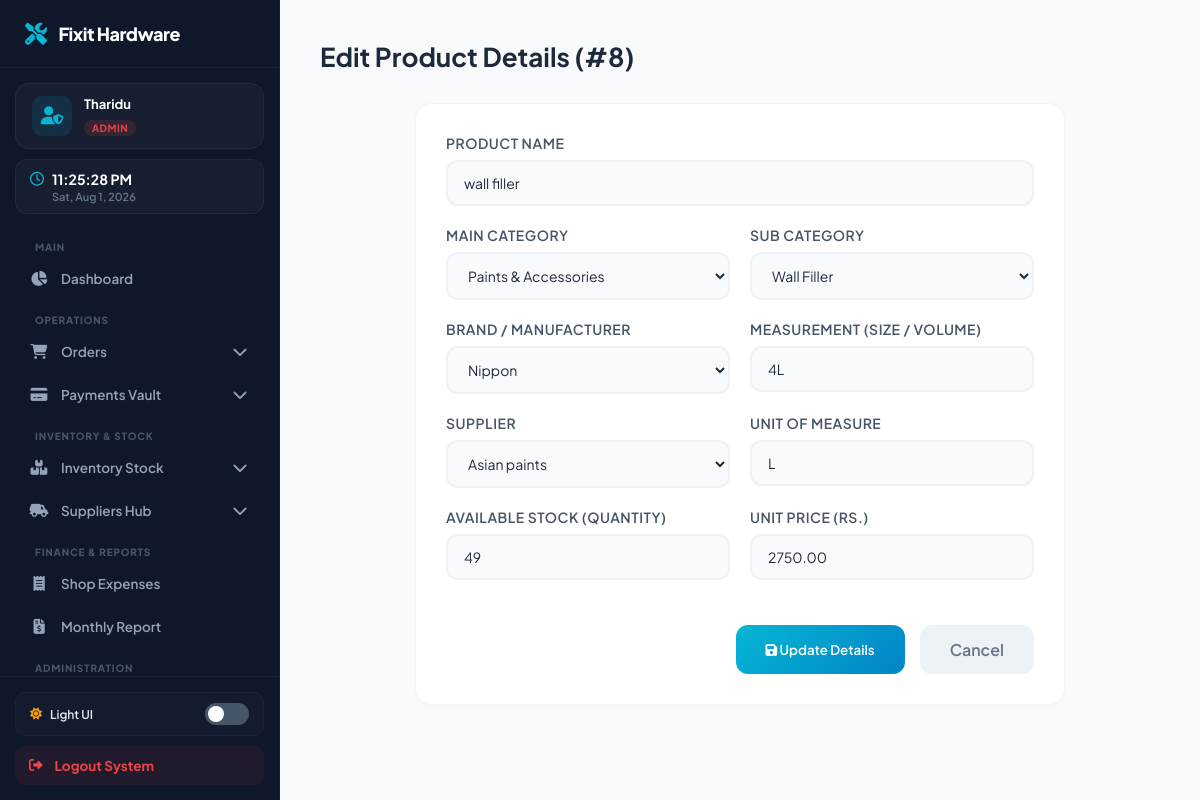
Page /edit_product.php?id=8 (signed in) on the committed database.
### tables this page shows
CREATE TABLE `system_settings` (
  `id` int(11) NOT NULL DEFAULT 1,
  `shop_name` varchar(100) DEFAULT 'FixIt Crafts',
  `shop_address` varchar(255) DEFAULT 'Weligama, Sri Lanka',
  `shop_phone` varchar(20) DEFAULT '0771234567',
  `worker_rate` decimal(5,2) DEFAULT 10.00,
  `supplier_rate` decimal(5,2) DEFAULT 18.00
);

CREATE TABLE `inventory` (
  `item_id` int(11) NOT NULL,
  `product_id` int(11) DEFAULT NULL,
  `main_category_id` int(11) DEFAULT NULL,
  `sub_category_id` int(11) DEFAULT NULL,
  `brand_id` int(11) DEFAULT NULL,
  `measurement_id` int(11) DEFAULT NULL,
  `item_name` varchar(100) DEFAULT NULL,
  `category_id` int(11) DEFAULT NULL,
  `quantity` int(11) DEFAULT 0,
  `unit` varchar(50) DEFAULT NULL,
  `measurement` varchar(50) DEFAULT NULL,
  `price` decimal(10,2) DEFAULT NULL,
  `supplier_cost` decimal(10,2) DEFAULT 0.00,
  `worker_cost` decimal(10,2) DEFAULT 0.00,
  `supplier_id` int(11) DEFAULT NULL,
  `created_at` timestamp NOT NULL DEFAULT current_timestamp()
);

CREATE TABLE `categories` (
  `category_id` int(11) NOT NULL,
  `category_name` varchar(100) NOT NULL,
  `created_at` timestamp NOT NULL DEFAULT current_timestamp()
);

CREATE TABLE `sub_categories` (
  `sub_category_id` int(11) NOT NULL,
  `category_id` int(11) NOT NULL,
  `sub_category_name` varchar(100) NOT NULL
);

CREATE TABLE `brands` (
  `brand_id` int(11) NOT NULL,
  `brand_name` varchar(100) NOT NULL
);

CREATE TABLE `supplier` (
  `supplier_id` int(11) NOT NULL,
  `supplier_name` varchar(100) DEFAULT NULL,
  `contact_person` varchar(100) DEFAULT NULL,
  `phone` varchar(20) DEFAULT NULL,
  `email` varchar(100) DEFAULT NULL,
  `address` text DEFAULT NULL,
  `created_at` timestamp NOT NULL DEFAULT current_timestamp(),
  `commission_rate` decimal(5,2) DEFAULT 18.00
);

### edit_product.php (the view, shortened to what this page needs)
<?php
$conn = new mysqli("localhost", "root", "", "hardware");
if(isset($_GET['id'])){
    $item_id = intval($_GET['id']);
    $stmt = $conn->prepare("SELECT * FROM inventory WHERE item_id = ?");
    $stmt->bind_param("i", $item_id);
    $stmt->execute();
    $result = $stmt->get_result();
    if($result->num_rows > 0){
        $item = $result->fetch_assoc();
    } else {
        die("Product not found!");
    }
} else {
    header("Location: manage_inventory.php");
    exit();
}
$categories_result = $conn->query("SELECT category_id, category_name FROM categories ORDER BY category_name ASC");
$brands_result = $conn->query("SELECT brand_id, brand_name FROM brands ORDER BY brand_name ASC");
$suppliers = $conn->query("SELECT supplier_id, supplier_name FROM supplier ORDER BY supplier_name ASC");
$current_sub_categories = [];
if (!empty($item['category_id'])) {
    $sub_stmt = $conn->prepare("SELECT sub_category_id, sub_category_name FROM sub_categories WHERE category_id = ? ORDER BY sub_category_name ASC");
    $sub_stmt->bind_param("i", $item['category_id']);
    $sub_stmt->execute();
    $sub_res = $sub_stmt->get_result();
    while ($sub_row = $sub_res->fetch_assoc()) {
        $current_sub_categories[] = $sub_row;
    }
}
?>
<!DOCTYPE html>
<html lang="en">
<head>
    <link rel="stylesheet" href="https://cdnjs.cloudflare.com/ajax/libs/font-awesome/6.5.1/css/all.min.css">
</head>
<body>
    <?php include('sidebar.php'); ?>
    <div class="main-content">
        <div class="page-header">
            <h1>Edit Product Details (#<?php echo $item['item_id']; ?>)</h1>
        </div>
        <div class="form-card">
            <form action="" method="POST">
                <div class="form-grid">
                    <div class="form-group full-width">
                        <label>Product Name</label>
                        <input type="text" name="item_name" value="<?php echo htmlspecialchars($item['item_name']); ?>" required>
                    </div>
                    <div class="form-group">
                        <label>Main Category</label>
                        <select name="category_id" id="category_id" required>
                            <?php while($cat = $categories_result->fetch_assoc()): ?>
                                <option value="<?php echo $cat['category_id']; ?>" <?php echo ($cat['category_id'] == $item['category_id']) ? 'selected' : ''; ?>>
                                    <?php echo htmlspecialchars($cat['category_name']); ?>
                                </option>
                            <?php endwhile; ?>
                        </select>
                    </div>
                    <div class="form-group">
                        <label>Sub Category</label>
                        <select name="sub_category_id" id="sub_category_id">
                            <?php foreach($current_sub_categories as $subCat): ?>
                                <option value="<?php echo $subCat['sub_category_id']; ?>" <?php echo ($subCat['sub_category_id'] == $item['sub_category_id']) ? 'selected' : ''; ?>>
                                    <?php echo htmlspecialchars($subCat['sub_category_name']); ?>
                                </option>
                            <?php endforeach; ?>
                        </select>
                    </div>
                    <div class="form-group">
                        <label>Brand / Manufacturer</label>
                        <select name="brand_id">
                            <?php while($brand = $brands_result->fetch_assoc()): ?>
                                <option value="<?php echo $brand['brand_id']; ?>" <?php echo ($brand['brand_id'] == $item['brand_id']) ? 'selected' : ''; ?>>
                                    <?php echo htmlspecialchars($brand['brand_name']); ?>
                                </option>
                            <?php endwhile; ?>
                        </select>
                    </div>
                    <div class="form-group">
                        <label>Measurement (Size / Volume)</label>
                        <input type="text" name="measurement" value="<?php echo htmlspecialchars($item['measurement'] ?? ''); ?>" placeholder="e.g. 4 Liters, 3 Inch">
                    </div>
                    <div class="form-group">
                        <label>Supplier</label>
                        <select name="supplier_id" required>
                            <?php while($sup = $suppliers->fetch_assoc()): ?>
                                <option value="<?php echo $sup['supplier_id']; ?>" <?php echo ($sup['supplier_id'] == $item['supplier_id']) ? 'selected' : ''; ?>>
                                    <?php echo htmlspecialchars($sup['supplier_name']); ?>
                                </option>
                            <?php endwhile; ?>
                        </select>
                    </div>
                    <div class="form-group">
                        <label>Unit of Measure</label>
                        <input type="text" name="unit" value="<?php echo htmlspecialchars($item['unit']); ?>" required>
                    </div>
                    <div class="form-group">
                        <label>Available Stock (Quantity)</label>
                        <input type="number" name="quantity" value="<?php echo $item['quantity']; ?>" required>
                    </div>
                    <div class="form-group">
                        <label>Unit Price (Rs.)</label>
                        <input type="number" step="0.01" name="price" value="<?php echo $item['price']; ?>" required>
                    </div>
                    <div class="btn-group">
                        <button type="submit" name="update_product" class="btn-save"><i class="fa-solid fa-floppy-disk"></i> Update Details</button>
                        <a href="manage_inventory.php" class="btn-cancel">Cancel</a>
                    </div>
                </div>
            </form>
        </div>
    </div>
</body>
</html>

### sidebar.php (shortened to what this page needs)
<?php
$sys_shop_name = 'FixIt Hardware';
if ($conn && !$conn->connect_error) {
    $settings_query = $conn->query("SELECT shop_name FROM system_settings WHERE id = 1");
    if ($settings_query && $settings_query->num_rows > 0) {
        $setting_data = $settings_query->fetch_assoc();
        if (!empty($setting_data['shop_name'])) {
            $sys_shop_name = $setting_data['shop_name'];
        }
    }
}
$current_page = basename($_SERVER['PHP_SELF']);
$user_role = strtolower($_SESSION['user_role']);
$display_role = ($user_role === 'admin') ? 'Admin' : 'Employee';
?>
<link rel="stylesheet" href="https://cdnjs.cloudflare.com/ajax/libs/font-awesome/6.5.1/css/all.min.css">
<div class="sidebar">
    <div class="brand">
        <i class="fa-solid fa-screwdriver-wrench"></i>
        <span><?php echo htmlspecialchars($sys_shop_name); ?></span>
    </div>
    <div class="user-profile">
        <div class="avatar">
            <i class="fa-solid <?php echo ($user_role === 'admin') ? 'fa-user-shield' : 'fa-user-gear'; ?>"></i>
        </div>
        <div class="user-info">
            <h4><?php echo isset($_SESSION['user_name']) ? htmlspecialchars($_SESSION['user_name']) : 'System User'; ?></h4>
            <span class="role-badge <?php echo ($user_role === 'admin') ? 'admin-badge' : 'staff-badge'; ?>">
                <?php echo $display_role; ?>
            </span>
        </div>
    </div>
    <div class="datetime-widget">
        <div class="live-time" id="clock-display">
        </div>
        <div class="live-date" id="calendar-display">Loading date info...</div>
    </div>
    <ul class="nav-links">
        <div class="menu-section-label">Main</div>
        <li class="<?php echo ($current_page == 'dashboard.php') ? 'active-page' : ''; ?>">
            <a href="dashboard.php">
                <i class="fa-solid fa-chart-pie"></i>
                <span>Dashboard</span>
            </a>
        </li>
        <div class="menu-section-label">Operations</div>
        <?php $ord_active = in_array($current_page, ['add_order.php', 'manage_order.php']); ?>
        <li class="dropdown-item">
            <a href="javascript:void(0)" class="dropdown-btn">
                <i class="fa-solid fa-cart-shopping"></i>
                <span>Orders</span>
                <i class="fa-solid fa-chevron-down arrow <?php echo $ord_active ? 'rotate' : ''; ?>"></i>
            </a>
        </li>
        <?php $pay_active = in_array($current_page, ['add_payment.php', 'manage_payment.php']); ?>
        <li class="dropdown-item">
            <a href="javascript:void(0)" class="dropdown-btn">
                <i class="fa-solid fa-credit-card"></i>
                <span>Payments Vault</span>
                <i class="fa-solid fa-chevron-down arrow <?php echo $pay_active ? 'rotate' : ''; ?>"></i>
            </a>
        </li>
        <div class="menu-section-label">Inventory & Stock</div>
        <?php $inv_active = in_array($current_page, ['add_product.php', 'manage_inventory.php', 'manage_categories.php', 'manage_subcategories.php']); ?>
        <li class="dropdown-item">
            <a href="javascript:void(0)" class="dropdown-btn">
                <i class="fa-solid fa-boxes-stacked"></i>
                <span>Inventory Stock</span>
                <i class="fa-solid fa-chevron-down arrow <?php echo $inv_active ? 'rotate' : ''; ?>"></i>
            </a>
        </li>
        <?php if ($user_role === 'admin'): ?>
            <?php $sup_active = in_array($current_page, ['add_supplier.php', 'manage_suppliers.php']); ?>
            <li class="dropdown-item">
                <a href="javascript:void(0)" class="dropdown-btn">
                    <i class="fa-solid fa-truck-field"></i>
                    <span>Suppliers Hub</span>
                    <i class="fa-solid fa-chevron-down arrow <?php echo $sup_active ? 'rotate' : ''; ?>"></i>
                </a>
            </li>
        <?php endif; ?>
        <?php if ($user_role === 'admin'): ?>
            <div class="menu-section-label">Finance & Reports</div>
            <li class="<?php echo ($current_page == 'add_expense.php') ? 'active-page' : ''; ?>">
                <a href="add_expense.php">
                    <i class="fa-solid fa-receipt"></i>
                    <span>Shop Expenses</span>
                </a>
            </li>
            <li class="<?php echo ($current_page == 'monthly_report.php') ? 'active-page' : ''; ?>">
                <a href="monthly_report.php">
                    <i class="fa-solid fa-file-invoice-dollar"></i>
                    <span>Monthly Report</span>
                </a>
            </li>
        <?php endif; ?>
        <div class="menu-section-label">Administration</div>
    </ul>
    <div class="sidebar-footer">
        <div class="mode-toggle-panel">
            <div class="toggle-label" id="sys-mode-label">
                <i class="fa-solid fa-sun" style="color: #f59e0b;"></i> Light UI
            </div>
            <label class="switch-btn">
                <span class="slider-round"></span>
            </label>
        </div>
        <a href="javascript:void(0)" class="logout-btn" id="logoutSystemBtn">
            <i class="fa-solid fa-right-from-bracket"></i>
            <span>Logout System</span>
        </a>
    </div>
</div>

### edit_product.php (style rules this page uses)
* { margin: 0; padding: 0; box-sizing: border-box; font-family: 'Plus Jakarta Sans', sans-serif; }
body { background: #f8fafc; display: flex; min-height: 100vh; }
.main-content { margin-left: 280px; width: calc(100% - 280px); padding: 40px; }
.page-header { margin-bottom: 30px; }
.page-header h1 { font-size: 26px; color: #1e293b; font-weight: 700; }
.form-card { background: white; padding: 30px; border-radius: 16px; box-shadow: 0 4px 6px -1px rgba(0,0,0,0.02); border: 1px solid #f1f5f9; max-width: 650px; margin: 0 auto; }
.form-grid { display: grid; grid-template-columns: 1fr 1fr; gap: 20px; }
.form-group { display: flex; flex-direction: column; gap: 8px; }
.form-group.full-width { grid-column: span 2; }
.form-group label { font-weight: 600; color: #475569; font-size: 14px; text-transform: uppercase; letter-spacing: 0.5px; }
.form-group input, .form-group select { width: 100%; padding: 12px 16px; border: 2px solid #e2e8f0; border-radius: 12px; font-size: 14px; outline: none; transition: 0.2s; background: #f8fafc; color: #1e293b; }
.btn-group { display: flex; gap: 15px; margin-top: 25px; justify-content: flex-end; grid-column: span 2; }
.btn-save { background: linear-gradient(135deg, #06b6d4, #0284c7); color: white; padding: 14px 30px; border-radius: 12px; border: none; font-weight: 600; cursor: pointer; transition: 0.2s; }
.btn-cancel { background: #edf2f7; color: #64748b; padding: 14px 30px; border-radius: 12px; text-decoration: none; font-weight: 600; display: inline-block; transition: 0.2s; text-align: center; }

### rows in the picture
system_settings: shop_name "Fixit Hardware"
inventory: item_id "8", item_name "wall filler", category_id "Paints & Accessories", sub_category_id "Wall Filler", brand_id "Nippon", measurement "4L", supplier_id "Asian paints", unit "L", quantity "49", price "2750.00"

### other values in the picture
$_SESSION['user_name'] "Tharidu"
$display_role "ADMIN"
